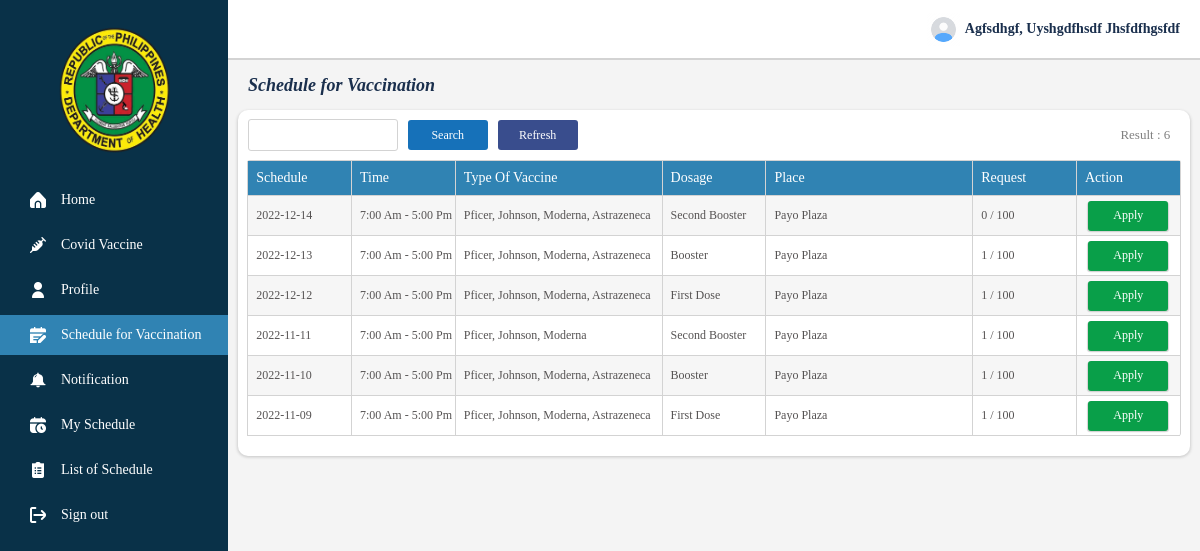
Page /Schedule_for_vaccination.php (signed in) on the committed database.
### tables this page shows
CREATE TABLE `schedule` (
  `id` int(255) NOT NULL,
  `dateofvaccine` varchar(255) NOT NULL,
  `timeofvaccine` varchar(255) NOT NULL,
  `typeofvaccine` varchar(255) NOT NULL,
  `dosage` varchar(255) NOT NULL,
  `place` varchar(255) NOT NULL
);

### Schedule_for_vaccination.php (the view, shortened to what this page needs)
<?php
        include 'connection.php';
        $sql = "SELECT * FROM schedule order by id desc";
        $result = $conn->query($sql) or die ($conn->error);
        $row = $result->fetch_assoc();
?>
<!DOCTYPE html>
<html>
<head>
    <link rel="stylesheet" href="asset/css/fontawesome-all.css" />
    <link rel="stylesheet" type="text/css" href="asset/css/sweetalert.css">
    <link rel="stylesheet" type="text/css" href="asset/css/aos.css">
	<link rel="stylesheet" type="text/css" href="asset/css/style.css">
</head>
<body>
    <div class="navigation" id="navigation">
        <div class="logo">
            <img id="backbtn" src="asset/icons/logo_1.PNG">
        </div>
        <div class="navigation-button">
            <a href="Home.php">
                <div class="btn">
                    <img id="backbtn" src="asset/icons/4136060.PNG">
                    <label>Home</label>
                </div>
            </a>
            <a href="Covid_vaccine.php">
                <div class="btn">
                    <img id="backbtn" src="asset/icons/vaccine.PNG">
                    <label>Covid Vaccine</label>
                </div>
            </a>
            <a href="Profile.php">
                <div class="btn">
                    <img id="backbtn" src="asset/icons/1011813.PNG">
                    <label>Profile</label>
                </div>
            </a>
            <a href="Schedule_for_vaccination.php" style="background-color: #3083b3;">
                <div class="btn">
                    <img id="backbtn" src="asset/icons/4779371.PNG">
                    <label>Schedule for Vaccination</label>
                </div>
            </a>
            <a href="Notification.php">
                <div class="btn">
                    <img id="backbtn" src="asset/icons/1667987334212.PNG" class=".notif_icon">
                    <label>Notification</label>
                </div>
            </a>
            <a href="My_schedule.php">
                <div class="btn">
                    <img id="backbtn" src="asset/icons/sched.PNG">
                    <label>My Schedule</label>
                </div>
            </a>
            <a href="List_of_schedule.php">
                <div class="btn">
                    <img id="backbtn" src="asset/icons/4836503.PNG">
                    <label>List of Schedule</label>
                </div>
            </a>
            <a id="sign-out">
                <div class="btn">
                    <img id="backbtn" src="asset/icons/2010497.PNG">
                    <label>Sign out</label>
                </div>
            </a>
        </div>
    </div>
    <div class="container" id="container">
        <div class="header">
            <div class="header-session-name">
                <label><img id="#user_image" src="asset/icons/user.PNG"></label><label><?php echo $_SESSION["lastname"]; ?>, <?php echo $_SESSION["firstname"]; ?> <?php echo $_SESSION["middlename"]; ?></label>
                </div>
            </div>
        <div class="page-details">
            <label>Schedule for Vaccination</label>
        </div>
        <div class="details">
        <form method="GET" action="" class="personal-info-btn" id="personal-info-btn-1" autocomplete="off">
            <input type="search" name="search" value="<?php echo $_GET['search']; ?>" required>
            <button type="submit" id="search-btn">Search</button>
            <button type="button" name="refresh-btn" id="refresh-btn">Refresh</button>
            <?php
                $search = $_GET['search'];
                $blank = "";
                 if($search == $blank){
                $schedule_data = "SELECT * FROM schedule";
                $schedule_data_run = mysqli_query($conn, $schedule_data);
                if($total = mysqli_num_rows($schedule_data_run))
                {
                    echo '<label id="label">Result : '.$total.'</label>';
                }else{
                    echo '<label id="label">Result : 0</label>';
                }
                }
            ?>
        </form>
        <div class="table-data">
        <div class="table">
            <div class="table-header">
                <div class="table-header-row" id="table-header-row-resize">
                    <label>Schedule</label>
                </div>
                <div class="table-header-row" id="table-header-row-resize">
                    <label>Time</label>
                </div>
                <div class="table-header-row" id="">
                    <label>Type of Vaccine</label>
                </div>
                <div class="table-header-row" id="table-header-row-resize">
                    <label>Dosage</label>
                </div>
                <div class="table-header-row">
                    <label>Place</label>
                </div>
                <div class="table-header-row" id="table-header-row-resize">
                    <label>Request</label>
                </div>
                <div class="table-header-row" id="table-header-row-resize">
                    <label>Action</label>
                </div>
            </div>
            <?php do{ ?>
                <div id="a">
                    <div class="table-column">
                        <div class="table-column-row" id="table-header-row-resize">
                            <label style="cursor: default"><?php echo $row["dateofvaccine"]; ?></label>
                        </div>
                        <div class="table-column-row" id="table-header-row-resize">
                            <label style="cursor: default"><?php echo $row["timeofvaccine"]; ?></label>
                        </div>
                        <div class="table-column-row" id="">
                            <label style="cursor: default">
                                <?php echo $row["typeofvaccine"];?>
                            </label>
                        </div>
                        <div class="table-column-row" id="table-header-row-resize">
                            <label style="cursor: default"><?php echo $row["dosage"]; ?></label>
                        </div>
                        <div class="table-column-row">
                            <label style="cursor: default"><?php echo $row["place"]; ?></label>
                        </div>
                        <div class="table-column-row" id="table-header-row-resize">
                        <?php
                            $date = $row['dateofvaccine'];
                            $schedule_data = "SELECT request1 FROM vaccine WHERE request1 ='$date'";
                            $schedule_data_run = mysqli_query($conn, $schedule_data);
                            if($total = mysqli_num_rows($schedule_data_run))
                            {
                                echo '<label id="label" style="cursor: default;">'.$total.' / 100</label>';
                            }else{
                                echo '<label id="label" style="cursor: default;">0 / 100</label>';
                            }
                        ?>
                        </div>
                        <div class="table-column-row" id="table-header-row-resize">
                            <a href="Schedule_for_vaccination_apply.php?date_of_vaccine=<?php echo $row['dateofvaccine'];?>" id="apply"><label>Apply</label></a>
                        </div>
                    </div>
                </div>
            <?php }while ($row = $result->fetch_assoc()) ?>
            </div>
        </div>
        </div>
        </div>
</body>
</html>

### asset/css/sweetalert.css (style rules this page uses)
* { font-family: Monospace; }

### rows in the picture
schedule: dateofvaccine "2022-12-14", timeofvaccine "7:00 Am - 5:00 Pm", typeofvaccine "Pficer, Johnson, Moderna, Astrazeneca", dosage "Second Booster", place "Payo Plaza", shows "0 / 100"
schedule: dateofvaccine "2022-12-13", timeofvaccine "7:00 Am - 5:00 Pm", typeofvaccine "Pficer, Johnson, Moderna, Astrazeneca", dosage "Booster", place "Payo Plaza", total "1"
schedule: dateofvaccine "2022-12-12", timeofvaccine "7:00 Am - 5:00 Pm", typeofvaccine "Pficer, Johnson, Moderna, Astrazeneca", dosage "First Dose", place "Payo Plaza", total "1"
schedule: dateofvaccine "2022-11-11", timeofvaccine "7:00 Am - 5:00 Pm", typeofvaccine "Pficer, Johnson, Moderna", dosage "Second Booster", place "Payo Plaza", total "1"
schedule: dateofvaccine "2022-11-10", timeofvaccine "7:00 Am - 5:00 Pm", typeofvaccine "Pficer, Johnson, Moderna, Astrazeneca", dosage "Booster", place "Payo Plaza", total "1"
schedule: dateofvaccine "2022-11-09", timeofvaccine "7:00 Am - 5:00 Pm", typeofvaccine "Pficer, Johnson, Moderna, Astrazeneca", dosage "First Dose", place "Payo Plaza", total "1"

### other values in the picture
$_SESSION["lastname"] "Agfsdhgf"
$_SESSION["firstname"] "Uyshgdfhsdf"
$_SESSION["middlename"] "Jhsfdfhgsfdf"
$total "6"
